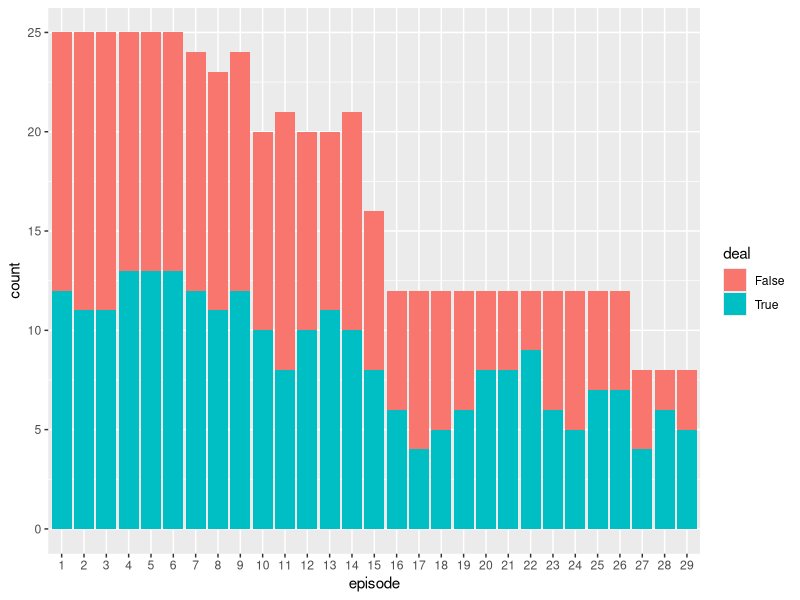
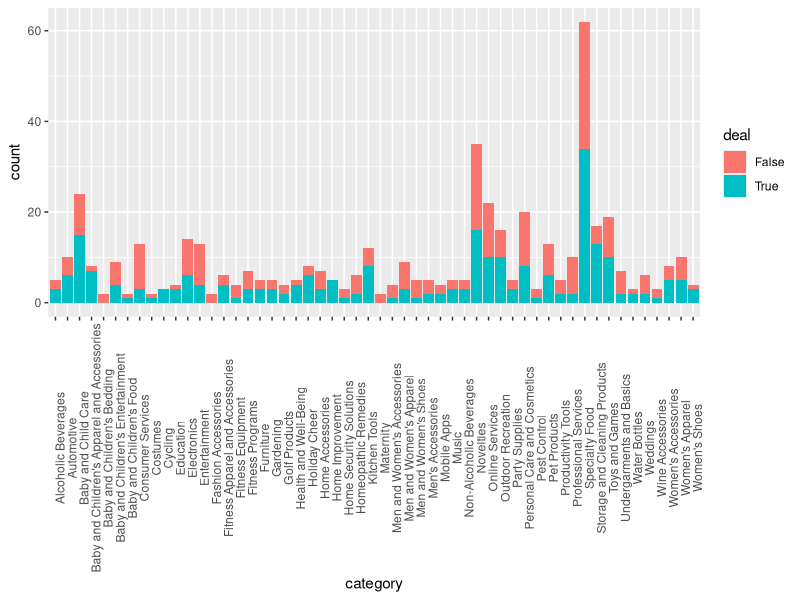

These charts were generated, in order, by the following R code: (Note: this script raises an error after producing the figures.)



#Install the packages to be used:
 
library(tidyverse)
library(caret)




project<-read.csv("Shark Tank.csv")
str(project)


project%>%group_by(deal)%>%summarize(n=(n()/nrow(project))*100)



length(unique(project$episode))
project%>%mutate(deal=factor(deal),episode=factor(episode))%>%group_by(deal)%>%ggplot(aes(episode,fill=deal))+geom_bar()

project%>%group_by(episode)%>%summarize(n=n(),n_false=round(sum(deal=="False")/n*100,0),n_true=round(sum(deal=="True")/n*100,0))%>%arrange(n)%>%as.data.frame()
n_episode<-project%>%group_by(episode)%>%summarize(n=n(),n_false=round(sum(deal=="False")/n*100,0),n_true=round(sum(deal=="True")/n*100,0))%>%arrange(n)%>%as.data.frame()
cor(n_episode$episode,n_episode$n_false)
cor(n_episode$episode,n_episode$n_true)

length(unique(project$category))





n_category<- project%>%group_by(category)%>%summarize(n=n(),n_false=round(sum(deal=="False")/n*100,0),n_true=round(sum(deal=="True")/n*100,0))%>%arrange(n)%>%as.data.frame()   

project%>%mutate(deal=factor(deal),category=factor(category))%>%group_by(deal)%>%ggplot(aes(category,fill=deal))+geom_bar()+theme(axis.text.x =element_text(angle = 90))






#season  

unique(project$season)


#episode.season 

unique(project$episode.season)





#Shark1, shark2, shark3, shark4 and shark5 

unique(project$shark1)



unique(project$shark2)


unique(project$shark3)



unique(project$shark4)


unique(project$shark5)



table(project$shark1,project$deal)
table(project$shark2,project$deal)
table(project$shark3,project$deal)
table(project$shark4,project$deal)
table(project$shark5,project$deal)




project_trn<-project%>%mutate(deal=factor(deal),episode=factor(episode),category=factor(category),season=factor(season),shark1=factor(shark1),shark2=factor(shark2),shark3=factor(shark3),shark4=factor(shark4),shark5=factor(shark5),episode.season=factor(episode.season),Multiple.Entreprenuers=factor(Multiple.Entreprenuers))


str(project_trn)



##Modeling Approach

#split the project into train,test and validation sets.

set.seed(1)
index_test<-createDataPartition(project_trn$deal,times = 1,p=0.5,list = FALSE)
train<-project_trn[-index_test,]
test<-project_trn[index_test,]
dim(train)
dim(test)






#1. Classification (Decision) Trees - Rpart


train_rpart<-train(deal ~episode+askedFor+exchangeForStake+valuation +season +shark1+shark2+shark3+shark4+shark5+Multiple.Entreprenuers,method="rpart", data=train)
y_hat_rpart<-predict(train_rpart,test)
rpart_Accuracy<-confusionMatrix(y_hat_rpart,test$deal)$overall[["Accuracy"]]
rpart_Accuracy




Results<-data.frame(Model="Decision Trees",Accuracy=rpart_Accuracy)
Results





#2.Random Forest



library(randomForest)




library(caret)

train_rf <- randomForest(deal ~episode+askedFor+exchangeForStake+valuation +season +shark1+shark2+shark3+shark4+shark5+Multiple.Entreprenuers, data =train)
deal_hat<-predict(train_rf,test)
rf_Accuracy<-confusionMatrix(deal_hat,test$deal)$overall["Accuracy"]


Results<-rbind(Results,data.frame(Model="RandomForest",Accuracy=rf_Accuracy))
Results




# Random Forest with crossvalidation


train_rf_cv <- train(deal ~episode+askedFor+exchangeForStake+valuation +season +shark1+shark2+shark3+shark4+shark5+Multiple.Entreprenuers,
      method = "Rborist",
      tuneGrid = data.frame(predFixed = 2, minNode = c(3, 50)),
      data = train)
y_hat_rf_cv<-predict(train_rf_2, test)
rf_cv_Accuracy<-confusionMatrix(y_hat_rf_cv,test$deal)$overall["Accuracy"]




Results<-rbind(Results,data.frame(Model="RandomForest with Cross Validation",Accuracy=rf_cv_Accuracy))
Results






#3.Logistic Regression


train_glm<-train(deal ~episode+askedFor+exchangeForStake+valuation +season +shark1+shark2+shark3+shark4+shark5+Multiple.Entreprenuers,method="glm",data=train)
y_hat_glm<-predict(train_glm,test)
glm_Accuracy<-confusionMatrix(y_hat_glm,test$deal)$overall[["Accuracy"]]



Results<-rbind(Results,data.frame(Model="Logistic Regression",Accuracy=glm_Accuracy))
Results



#4. K Nearest Neighbours


train_knn <- train(deal ~episode+askedFor+exchangeForStake+valuation +season +shark1+shark2+shark3+shark4+shark5+Multiple.Entreprenuers, method = "knn", 
                   data = train,
                   tuneGrid = data.frame(k = seq(9, 71, 2)))

control <- trainControl(method = "cv", number = 10, p = .9)

train_knn_cv <- train(deal ~episode+askedFor+exchangeForStake+valuation +season +shark1+shark2+shark3+shark4+shark5+Multiple.Entreprenuers, method = "knn", 
                      data= train,
                      tuneGrid = data.frame(k = seq(9, 71, 2)),
                      trControl = control)
knn_Accuracy<-confusionMatrix(predict(train_knn_cv, test, type = "raw"),
               test$deal)$overall["Accuracy"]




Results<-rbind(Results,data.frame(Model="KNN",Accuracy=knn_Accuracy))
Results











